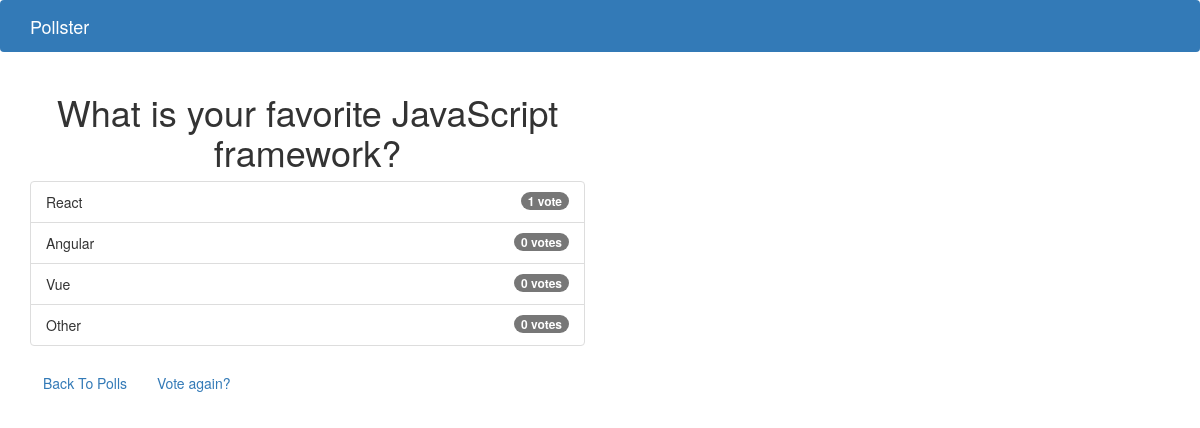
The app's page /polls/2/results/ with its own data.
### polls/models.py (models this page shows, shortened)
class Question(models.Model):
    question_text = models.CharField(max_length=200)
    pub_date = models.DateTimeField('date published')

class Choice(models.Model):
    question = models.ForeignKey(Question, on_delete=models.CASCADE)
    choice_text = models.CharField(max_length=200)
    votes = models.IntegerField(default=0)

### polls/views.py (the view)
# urls.py: path('<int:question_id>/results/', views.results, name="results"),
def results(request, question_id):
    question = get_object_or_404(Question, pk=question_id)
    return render(request, 'polls/results.html', {'question':question})

### templates/polls/results.html
{% extends 'base.html' %}
{% block content %}
<h1 class="mb-5 text-center">{{ question.question_text }}</h1>
<ul class="list-group mb-5">
    {% for choice in question.choice_set.all %}
    <li class="list-group-item">
        {{ choice.choice_text }} <span class="badge badge-success float-right">{{ choice.votes }} vote{{ choice.votes | pluralize }}</span>
    </li>
    {% endfor %}
</ul>
<a href="{% url 'polls:index' %}" class="btn btn-secondary">Back To Polls</a>
<a href="{% url 'polls:detail' question.id %}" class="btn btn-dark">Vote again?</a>
{% endblock %}

### templates/base.html (shortened to what this page needs)
<!DOCTYPE html>
<html lang="en">
    <head>
        <link rel="stylesheet" href="https://maxcdn.bootstrapcdn.com/bootstrap/3.3.7/css/bootstrap.min.css">
    </head>
    <body>
        {% include 'partials/_navbar.html' %}
        <div class="container">
            <div class="row">
                <div class="col-md-6 m-auto">
                    {% block content %}{% endblock %}
                </div>
            </div>
        </div>
    </body>
</html>

### templates/partials/_navbar.html
<nav class="navbar navbar-dark bg-primary mb-4">
    <div class="container">
        <a href="/" class="navbar-brand" style="color:white">Pollster</a>
    </div>
</nav>

### records on screen
Question: question_text "What is your favorite JavaScript framework?"
Choice: choice_text "React", votes "1"
Choice: choice_text "Angular", votes "0", votes|pluralize "s"
Choice: choice_text "Vue", votes "0", votes|pluralize "s"
Choice: choice_text "Other", votes "0", votes|pluralize "s"
